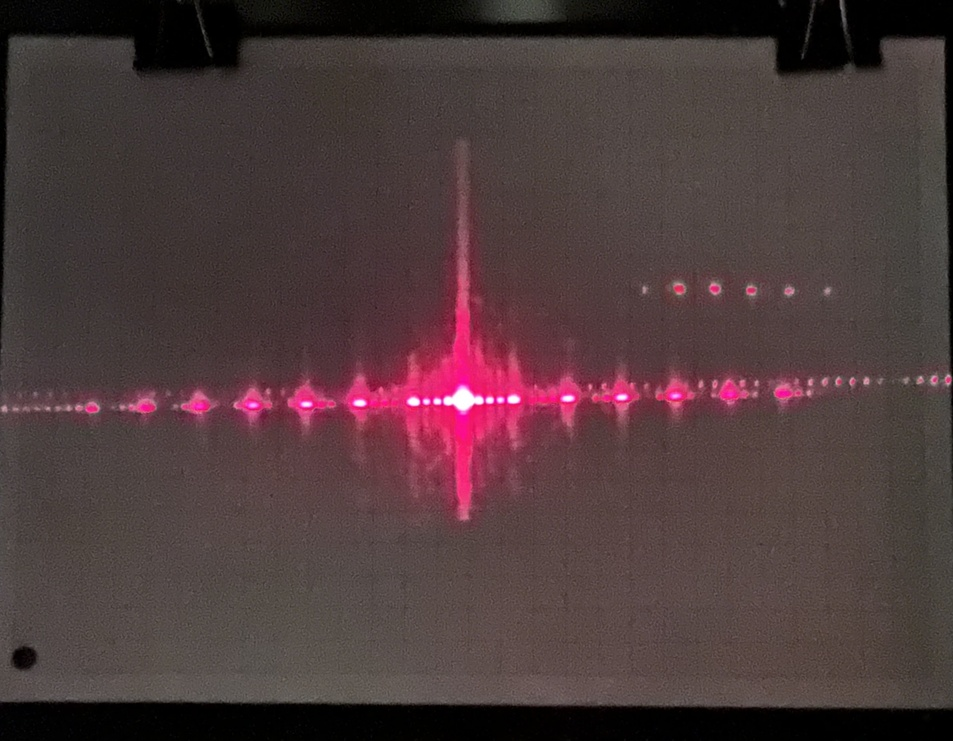
#> input picture Images/Image_1.jpeg, 953 x 741 px, shrunk from 2648 x 2058 before the run; its folder holds only this picture in this run
$ python 'Image Filterer.py'
#> lines starting #> are read from the running program, lines starting #| are printed output that depends on the picture
from skimage import io, img_as_ubyte
import numpy as np

single_slit = True # whether this is a single slit dataset (True) or double slit (False)

def apply_filter(img, n, threshold=0.5, threshold_max=1):
    # Store original shape for reshaping later
    original_shape = img.shape

    filtered_img = []
    for i in range(len(img)):
        for j in range(len(img[i])):
            if img[i][j] < threshold or img[i][j] > threshold_max:
                filtered_img.append(0)
            else:
                filtered_img.append(img[i][j])

    img = np.array(filtered_img).reshape(original_shape)

    output = img_as_ubyte(img)
    io.imsave(f'Filtered_Images/Filtered_Image_{n}.jpeg', output)

# Loop through images and apply filter
for n in range(1, 14):
    img = io.imread(f'Images/Image_{n}.jpeg', as_gray=True)
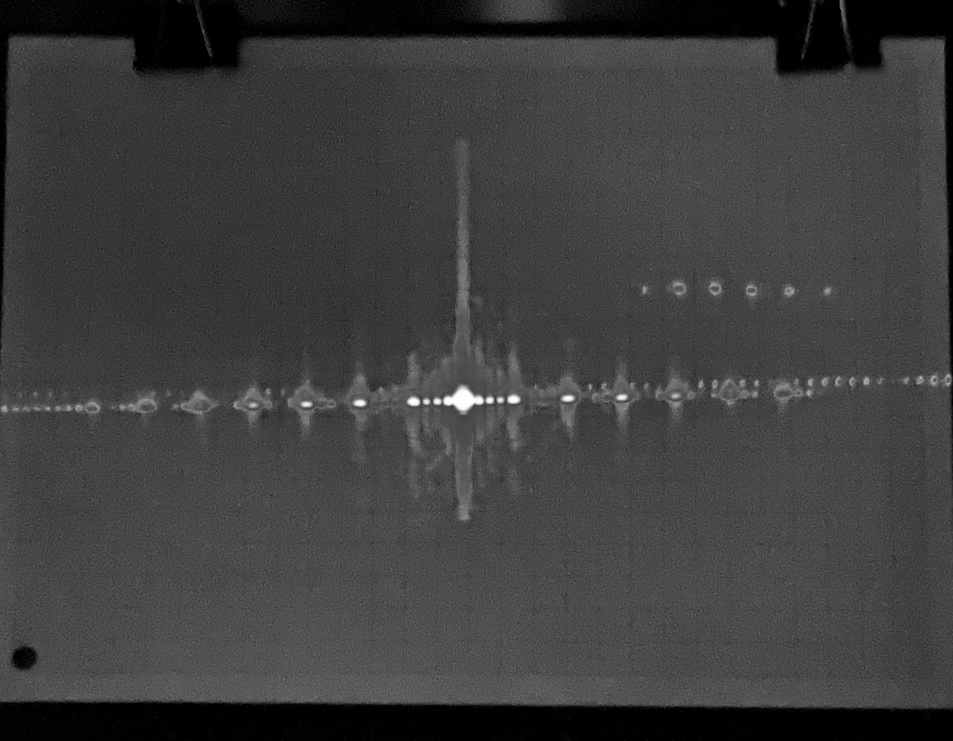
#> img: shape (741, 953) float64; min 0, max 1, mean 0.244
    apply_filter(img, n)
#> after the loop in apply_filter, `for i in range(len(img)):`: filtered_img = 706173 items
#> in apply_filter, `img = np.array(filtered_img).reshape(original_shape)`:
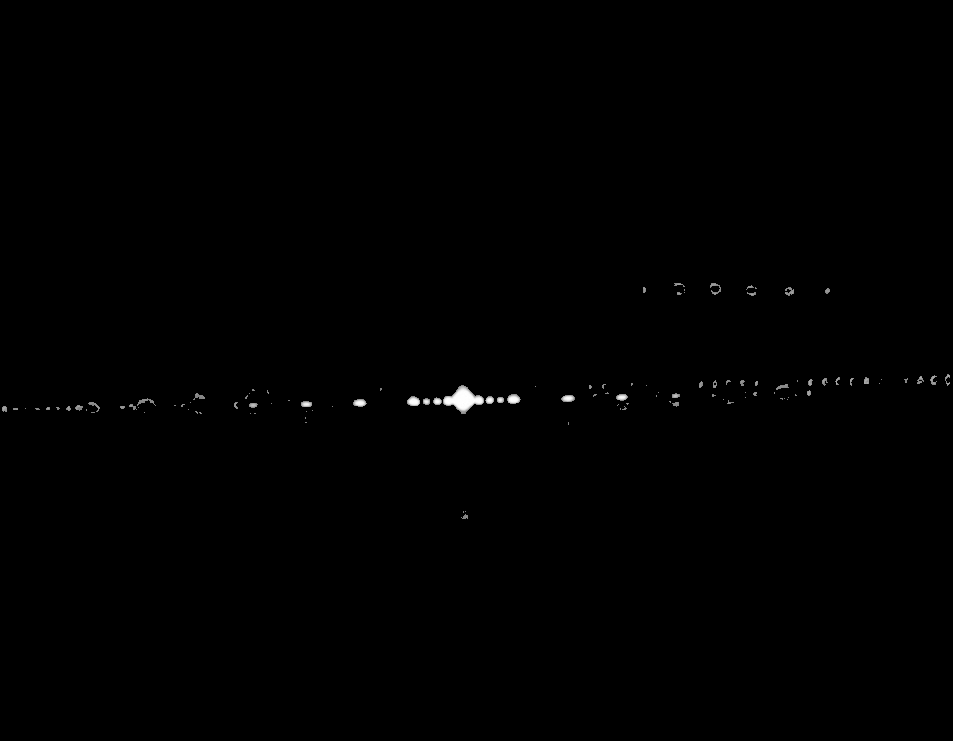
#> img: shape (741, 953) float64; min 0, max 1, mean 0.00245
#> (the run stopped early here; a loop or call above may not have finished)
